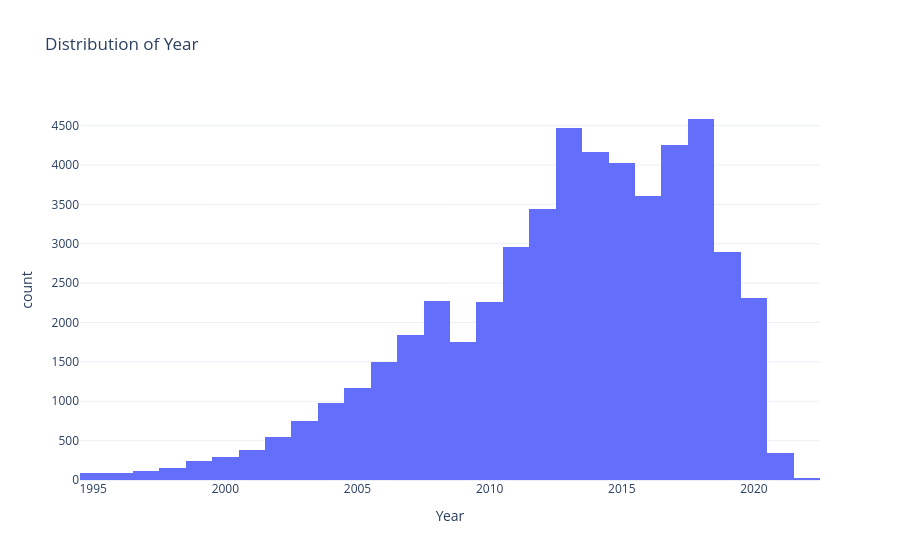

Notebook cell for this chart:
### Code cell
fig = px.histogram(Final_Dataset, 
                   x="year", 
                   title="Distribution of Year",
                   labels={"year": "Year"}, # Rename x-axis label
                   nbins=50, # Set number of bins
                   template="plotly_white") # Choose theme

fig.show()

### Figure 1 — Plotly figure (JSON) as saved in the notebook; plotly's stock layout.template omitted (floating-point values rounded to 4 significant figures; data arrays with more than 128 entries replaced by an {"elided": "..."} marker saying what was removed)
{"data": [{"bingroup": "x", "hovertemplate": "Year=%{x}<br>count=%{y}<extra></extra>", "legendgroup": "", "marker": {"color": "#636efa", "pattern": {"shape": ""}}, "name": "", "nbinsx": 50, "orientation": "v", "showlegend": false, "type": "histogram", "x": {"elided": "51509 int values"}, "xaxis": "x", "yaxis": "y"}], "layout": {"barmode": "relative", "legend": {"tracegroupgap": 0}, "title": {"text": "Distribution of Year"}, "xaxis": {"anchor": "y", "domain": [0, 1], "title": {"text": "Year"}}, "yaxis": {"anchor": "x", "domain": [0, 1], "title": {"text": "count"}}}}
